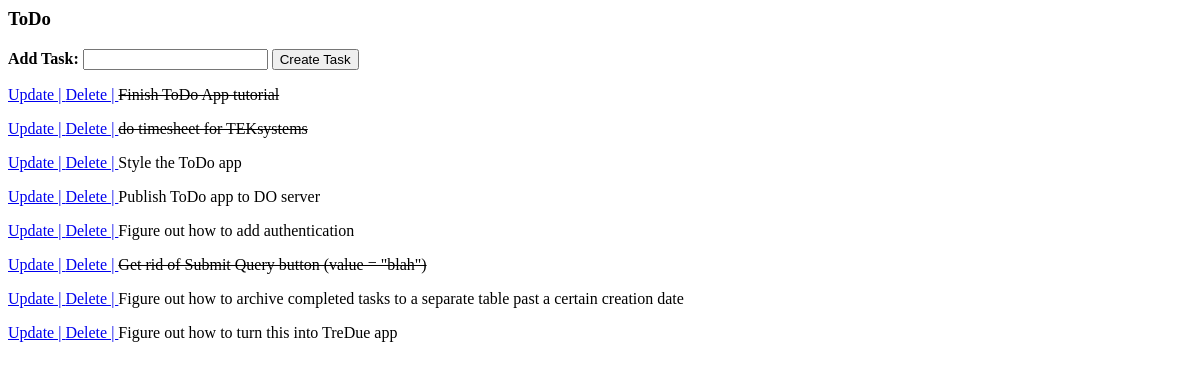
Before: / with the older database file.
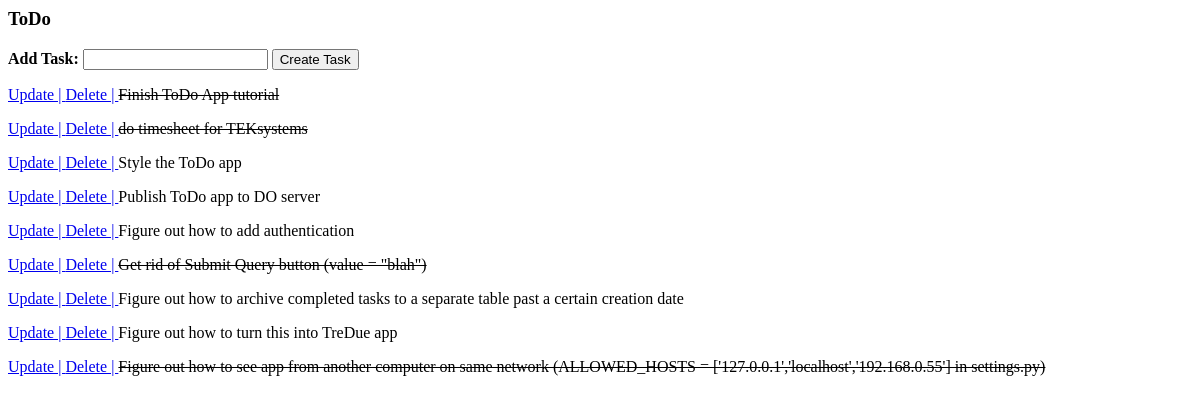
After: the same page with the newer database file.
### tasks/models.py (models this page shows)
class Task(models.Model):
    title = models.CharField(max_length=200)
    complete = models.BooleanField(default=False)
    created = models.DateTimeField(auto_now_add=True)
    def __str__(self):
        return self.title

### tasks/views.py (the view)
# urls.py: path('', views.index, name = "list"),
def index(request):
    tasks = Task.objects.all()
    form = TaskForm()#this is new - https://docs.djangoproject.com/en/3.2/topics/forms/
    if request.method == "POST":
        form = TaskForm(request.POST)
        if form.is_valid():
            form.save()
        return redirect('/')
    context = {'tasks': tasks, 'form': form} #add the form section
    return render(request, 'tasks/list.html', context)

### tasks/forms.py
class TaskForm(forms.ModelForm):
    class Meta:
        model = Task
        fields = '__all__'

### tasks/templates/tasks/list.html (shortened to what this page needs)
<h3> ToDo</h3>
<form method = "POST" action = "/">
    <p> <strong>Add Task: </strong>
    {{form.title}}
    <input type = "submit" name = "Create Task" value = "Create Task" /> </p>
</form>
{% for task in tasks %}
    <div>
        <p><a href = "{% url 'update_task' task.id %}">Update | </a>
        <a href = "{% url 'delete' task.id %}">Delete | </a>
        {% if task.complete == True  %}
        <strike>{{task}}</strike>
        {% else %}
        {{task}}</p>
        {% endif %}
    </div>
{% endfor %}

Changed rows visible on the page:
added Task: title "Figure out how to see app from another computer on same network (ALLOWED_HOSTS = ['127.0.0.1','localhost','192.168.0.55'] in settings.py)"
